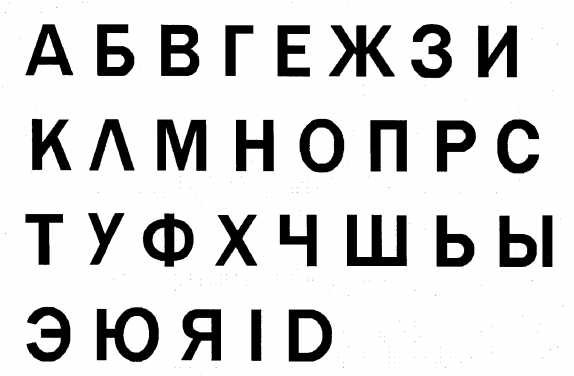
#> input picture src/samples/letters.png, 574 x 376 px, found by its file name
$ python get.py
#> lines starting #> are read from the running program, lines starting #| are printed output that depends on the picture; after the words box and inside, x2 and y2 are one past the last pixel; in counts of white or black regions, pixels touching at a corner belong together
from PIL import Image, ImageDraw

im = Image.open('letters.png')
#> im is the input picture: PIL image 574x376 RGBA; mean R, G, B, A 214.2, 214.2, 214.2, 255

c = [('A', 0, 19),
     ('B', 0, 19 + 65 * 2),
     ('E', 0, 5 + 65 * 4),
     ('K', 1, 19),
     ('M', 1, 22 + 65 * 2),
     ('H', 1, 30 + 65 * 3),
     ('O', 1, 32 + 65 * 4),
     ('P', 1, 35 + 65 * 6),
     ('C', 1, 34 + 65 * 7),
     ('T', 2, 13),
     ('X', 2, 12 + 65 * 3),
     ('I', 3, 32 + 65 * 3),
 ]

Y = [20, 116, 115 + 95, 115 + 95 * 2]

for i in c:
    y = Y[i[1]]
    j = im.crop( (i[2], y, i[2] + 60, y + 60) )
    if i[0] == 'M':
        j = j.crop( (5, 3, 55, 57) )
    else:
        j = j.crop( (7, 3, 53, 57) )

    f = min(20.0 / j.size[0], 32.0 / j.size[1])
    print (int(j.size[0] * f), int(j.size[1] * f))
    j = j.resize((int(j.size[0] * f), int(j.size[1] * f)))

    o = Image.new("1", (20, 32), "white")
    o.paste(j, ( (20 - j.size[0]) / 2, (32 - j.size[1]) / 2 ) )
    o.resize((20, 32)).save('%s2.png' % i[0])
#> this loop made 12 passes
#> pass 1, `j = im.crop( (i[2], y, i[2] + 60, y + 60) )`:
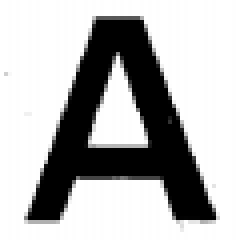
#> j: PIL image 60x60 RGBA (shown 4 times larger); mean R, G, B, A 180.2, 180.2, 180.2, 255
#> pass 1, `j = j.crop( (7, 3, 53, 57) )`:
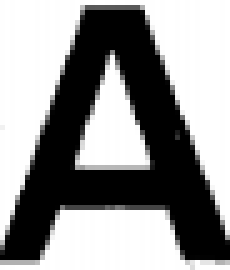
#> j: PIL image 46x54 RGBA (shown 5 times larger); mean R, G, B, A 147.2, 147.2, 147.2, 255
#> pass 1, `j = j.resize((int(j.size[0] * f), int(j.size[1] * f)))`:
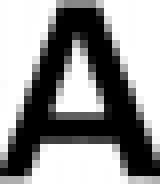
#> j: PIL image 20x23 RGBA (shown 8 times larger); mean R, G, B, A 147.2, 147.2, 147.2, 255
#> after the loop:
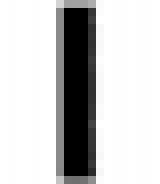
#> j: PIL image 20x23 RGBA (shown 8 times larger); mean R, G, B, A 202.8, 202.8, 202.8, 255
#> after the loop:
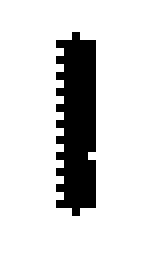
#> o: PIL image 20x32 1 (shown 8 times larger); 85% white; 1 black region, box (x1, y1, x2, y2) and area: (7, 4, 12, 27) 96
